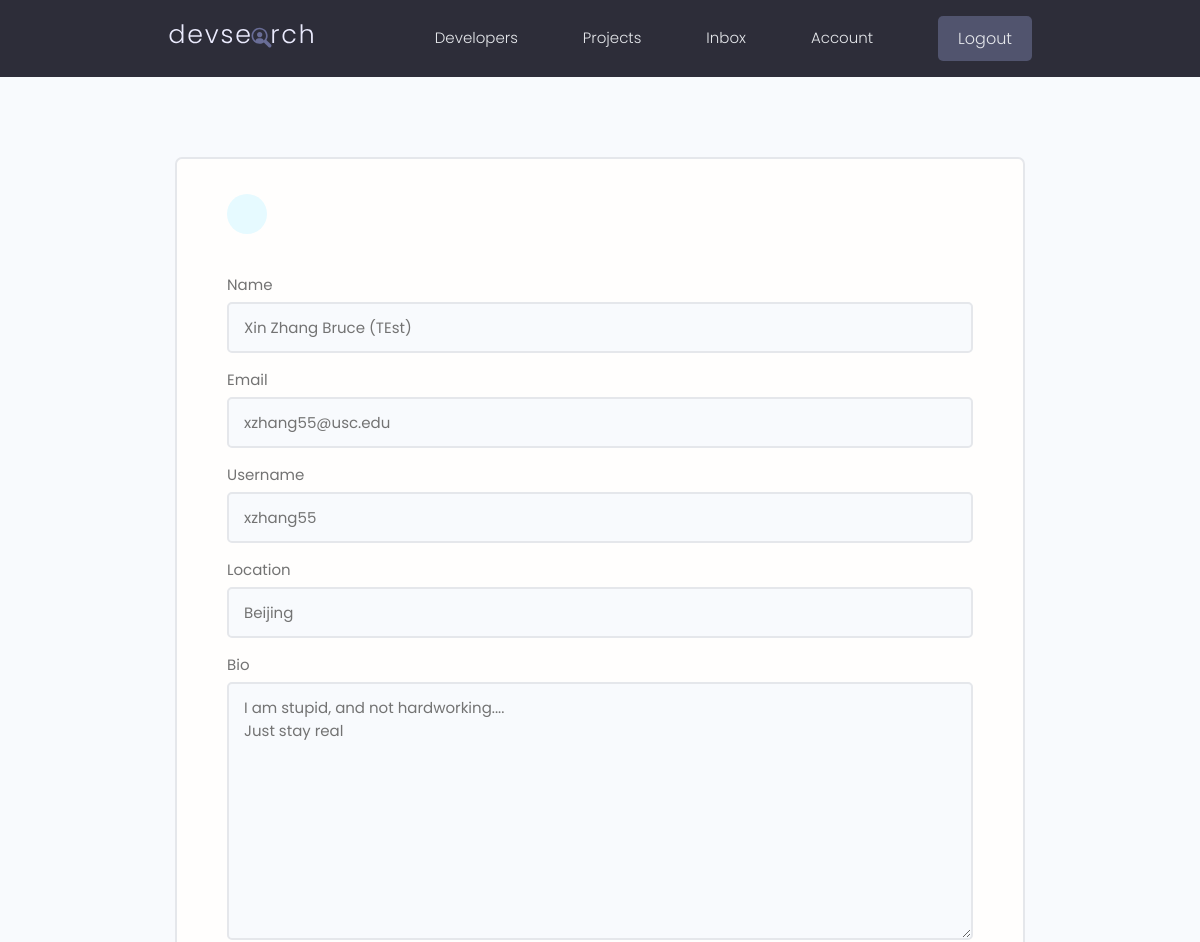
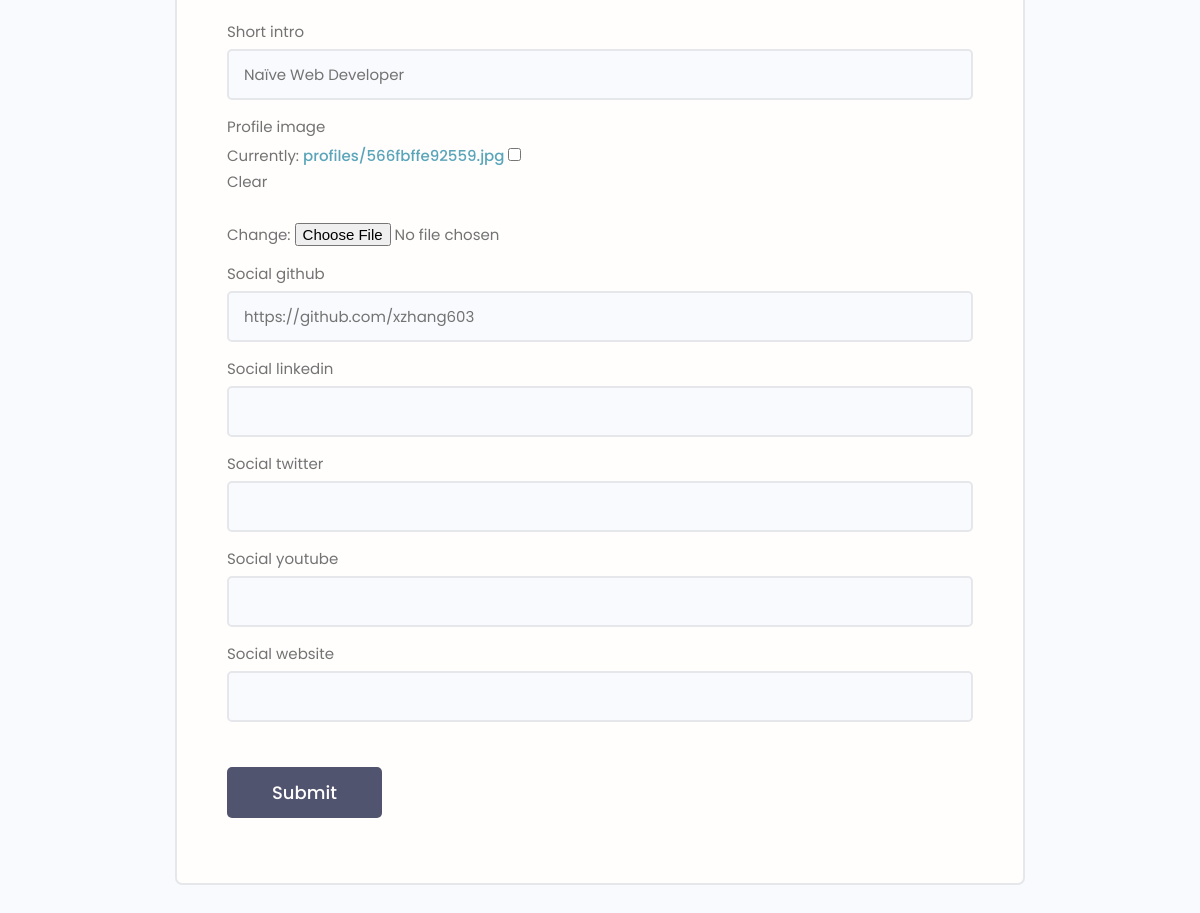
The page /edit-account/ (signed in) on the database its author committed (2 pictures, top to bottom).
### users/models.py (models this page shows, shortened)
class Profile(models.Model):
    user = models.OneToOneField(User, on_delete=models.CASCADE, null=True, blank=True)
    name = models.CharField(max_length=200, blank=True, null=True)
    email = models.EmailField(max_length=500, blank=True, null=True)
    username = models.CharField(max_length=200, blank=True, null=True)
    location = models.CharField(max_length=200, blank=True, null=True)
    short_intro = models.CharField(max_length=200, blank=True, null=True)
    bio = models.TextField(blank=True, null=True)
    profile_image = models.ImageField(null=True, blank=True, upload_to='profiles/', default='profiles/user-default.png')
    social_github = models.CharField(max_length=200, blank=True, null=True)
    social_twitter = models.CharField(max_length=200, blank=True, null=True)
    social_linkedin = models.CharField(max_length=200, blank=True, null=True)
    social_youtube = models.CharField(max_length=200, blank=True, null=True)
    social_website = models.CharField(max_length=200, blank=True, null=True)
    created = models.DateTimeField(auto_now_add=True)
    id = models.UUIDField(default=uuid.uuid4, unique=True, primary_key=True)
    class Meta:
        ordering = ['created']

### users/views.py (the view)
# urls.py: path('edit-account/', views.editAccount, name="edit-account"),
@login_required(login_url='login')
def editAccount(request):
    profile = request.user.profile
    form = ProfileForm(instance=profile)
    if request.method =="POST":
        form = ProfileForm(request.POST, request.FILES, instance=profile)
        if form.is_valid():
            form.save()
            return redirect('account')
    context={'form': form}
    return render(request, 'users/profile_form.html', context)

### users/forms.py
class ProfileForm(ModelForm):
    class Meta:
        model = Profile
        fields = ['name', 'email', 'username', 'location', 'bio', 'short_intro', 'profile_image',
        'social_github', 'social_linkedin', 'social_twitter', 'social_youtube', 'social_website']
    def __init__(self, *args, **kwargs):
        super(ProfileForm, self).__init__(*args, **kwargs)
        for name, field in self.fields.items():
            field.widget.attrs.update({'class':'input'})

### users/templates/users/profile_form.html (shortened to what this page needs)
{% extends 'main.html' %}
{% block content %}
<main class="formPage my-xl">
    <div class="content-box">
        <div class="formWrapper">
            <a class="backButton" href="{% url 'account' %}"></a>
            <br>
            <form class="form" method="POST" action="{%url 'edit-account'%}" enctype="multipart/form-data">
                {% for field in form %}
                <div class="form__field">
                    <label for="formInput#text">{{field.label}}</label>
                    {{field}}
                </div>
                {% endfor %}
                <input class="btn btn--sub btn--lg  my-md" type="submit" value="Submit" />
            </form>
        </div>
    </div>
</main>
{% endblock content %}

### static/styles/app.css (style rules this page uses)
:root { --color-sub: #2d2d39; }
.btn--sub { background-color: var(--color-sub-light); }
.content-box { width: 95%; max-width: 85rem; margin: 0 auto; }
.backButton { background: var(--color-main-light); color: var(--color-main); width: 4rem; height: 4rem; display: flex; align-items: center; justify-content: center; border-radius: 50%; }
.formPage .formWrapper { list-style: none; background: var(--color-white); padding: 3.5rem 5rem; border: 2px solid var(--color-light); border-radius: 0.7rem; }

### static/uikit/styles/modules/_variables.css (style rules this page uses)
:root { --color-main: #5aa5b9; --color-main-light: #e6faff; --color-sub: #3f4156; --color-sub-light: #51546e; --color-sub-lighter: #ededfd; --color-text: #737373; --color-gray: #8b8b8b; --color-light: #e5e7eb; --color-light-gray: #767676; --color-bg: #f8fafd; --color-white: #fffefd; --color-white-light: #f3f3f3; --color-success: #359e64; --color-success-bg: #def8e8; --color-error: #fc4b0b; --color-error-bg: #fff2ee; --font-base: 'Poppins', arial, helvetica, 'Segoe UI', roboto, ubuntu, sans-serif; --font-monospace: 'Fira Code', 'Courier New', courier, monospace; --font-regular: 300; --font-medium: 500; --font-bold: 700; --generic-shadow: 1px 1px 5px #00000010; --generic-transition: all 0.3s ease-in-out; }

### static/uikit/styles/modules/_base.css (style rules this page uses)
* { margin: 0; padding: 0; box-sizing: border-box; text-rendering: optimizeLegibility; color: inherit; font-size: inherit; }
html { font-size: 50%; }
@media only screen and (min-width: 480px) { html { font-size: 56.25%; } }
@media only screen and (min-width: 1200px) { html { font-size: 62.5%; } }
body { line-height: 1.6; font-weight: 400; font-size: 1.5rem; color: var(--color-text); background-color: var(--color-bg); min-height: 100vh; }

### static/uikit/styles/modules/_typography.css (style rules this page uses)
* { font-family: var(--font-base); }
a { padding-bottom: 2px; text-decoration: none; display: inline-block; color: var(--color-main); font-weight: var(--font-medium); }

### static/uikit/styles/modules/_utilities.css (style rules this page uses)
.my-md { margin: 3rem auto; }
.my-xl { margin: 8rem auto; }

### static/uikit/styles/modules/_button.css (style rules this page uses)
.btn { display: inline-block; position: relative; cursor: pointer; background-color: var(--color-light); font-weight: var(--font-medium); color: var(--color-sub); text-decoration: none; padding: 1rem 2rem; border-radius: 0.5rem; border: none; width: -webkit-fit-content; width: -moz-fit-content; width: fit-content; height: -webkit-fit-content; height: -moz-fit-content; height: fit-content; font-size: 1.6rem; outline-width: 0; outline-color: transparent; -webkit-backface-visibility: hidden; backface-visibility: hidden; transition: all 0.3s ease-in-out; }
.btn--sub { background-color: var(--color-sub); color: var(--color-white); }
.btn--lg { font-size: 1.8rem; padding: 1.2rem 4.5rem; }

### static/uikit/styles/modules/_form.css (style rules this page uses)
.form { display: block; }
.form__field { margin-top: 1.5rem; margin-bottom: 1.5rem; }
.form__label, .form__field > label { display: block; margin-bottom: 0.5rem; color: var(--color-text); }
input.input[type='text'], input.input[type='email'], input.input[type='password'], input.input[type='number'], textarea.input { min-width: 24rem; width: 100%; padding: 1.2rem 1.5rem; border-radius: 0.5rem; border: 2px solid var(--color-light); transition: all 0.3s ease-in-out; background-color: var(--color-bg); }

### rows shown on the page
Profile: form "Xin Zhang Bruce (TEst)" "xzhang55@usc.edu" "xzhang55" "Beijing" "I am stupid, and not hardworking.... Just stay real" "Naïve Web Developer" "https://github.com/xzhang603"

### other values the page prints
{{ field.label }} "Name" "Email" "Username" "Location" "Bio" "Short intro" "Profile image" "Social github" "Social linkedin" "Social twitter" "Social youtube" "Social website"
